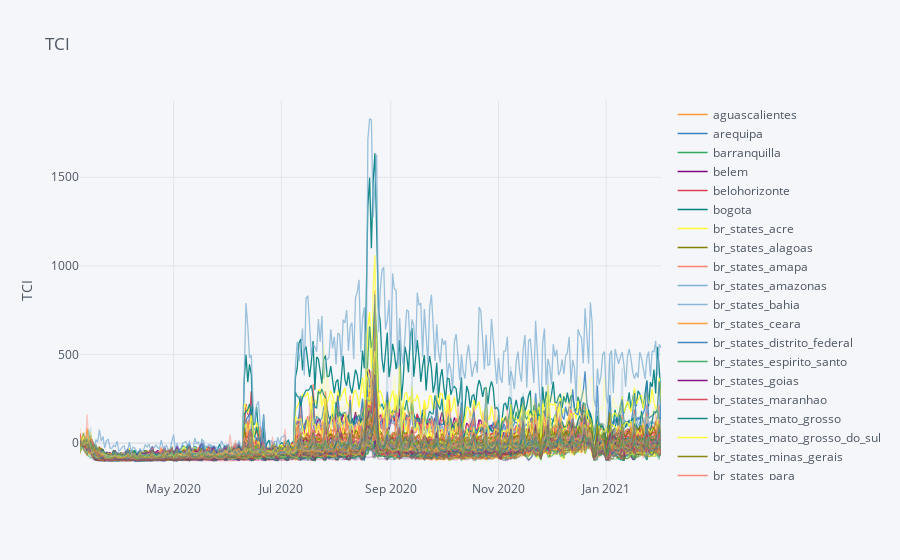

The code cell stored with this chart in its notebook:
### Code cell
df_ft = filter(tab,
               _.country_name==region_par, #_.region_slug=='aguascalientes'
              )
a = df_ft[['date', 'tci', 'region_slug']]
a.pivot(index='date', columns='region_slug', values='tci').iplot(
    #theme='custom',
    yTitle='TCI',
    title='TCI',
    #asImage=True
)

### Figure 1 — Plotly figure (JSON) as saved in the notebook; plotly's stock layout.template omitted (floating-point values rounded to 4 significant figures; data arrays with more than 128 entries replaced by an {"elided": "..."} marker saying what was removed)
{"data": [{"line": {"color": "rgba(255, 153, 51, 1.0)", "dash": "solid", "shape": "linear", "width": 1.3}, "mode": "lines", "name": "aguascalientes", "text": "", "type": "scatter", "x": {"elided": "330 str values"}, "y": {"elided": "330 float values"}}, {"line": {"color": "rgba(55, 128, 191, 1.0)", "dash": "solid", "shape": "linear", "width": 1.3}, "mode": "lines", "name": "arequipa", "text": "", "type": "scatter", "x": {"elided": "330 str values"}, "y": {"elided": "330 float values"}}, {"line": {"color": "rgba(50, 171, 96, 1.0)", "dash": "solid", "shape": "linear", "width": 1.3}, "mode": "lines", "name": "barranquilla", "text": "", "type": "scatter", "x": {"elided": "330 str values"}, "y": {"elided": "330 float values"}}, {"line": {"color": "rgba(128, 0, 128, 1.0)", "dash": "solid", "shape": "linear", "width": 1.3}, "mode": "lines", "name": "belem", "text": "", "type": "scatter", "x": {"elided": "330 str values"}, "y": {"elided": "330 float values"}}, {"line": {"color": "rgba(219, 64, 82, 1.0)", "dash": "solid", "shape": "linear", "width": 1.3}, "mode": "lines", "name": "belohorizonte", "text": "", "type": "scatter", "x": {"elided": "330 str values"}, "y": {"elided": "330 float values"}}, {"line": {"color": "rgba(0, 128, 128, 1.0)", "dash": "solid", "shape": "linear", "width": 1.3}, "mode": "lines", "name": "bogota", "text": "", "type": "scatter", "x": {"elided": "330 str values"}, "y": {"elided": "330 float values"}}, {"line": {"color": "rgba(255, 255, 51, 1.0)", "dash": "solid", "shape": "linear", "width": 1.3}, "mode": "lines", "name": "br_states_acre", "text": "", "type": "scatter", "x": {"elided": "330 str values"}, "y": {"elided": "330 float values"}}, {"line": {"color": "rgba(128, 128, 0, 1.0)", "dash": "solid", "shape": "linear", "width": 1.3}, "mode": "lines", "name": "br_states_alagoas", "text": "", "type": "scatter", "x": {"elided": "330 str values"}, "y": {"elided": "330 float values"}}, {"line": {"color": "rgba(251, 128, 114, 1.0)", "dash": "solid", "shape": "linear", "width": 1.3}, "mode": "lines", "name": "br_states_amapa", "text": "", "type": "scatter", "x": {"elided": "330 str values"}, "y": {"elided": "330 float values"}}, {"line": {"color": "rgba(128, 177, 211, 1.0)", "dash": "solid", "shape": "linear", "width": 1.3}, "mode": "lines", "name": "br_states_amazonas", "text": "", "type": "scatter", "x": {"elided": "330 str values"}, "y": {"elided": "330 float values"}}, {"line": {"color": "rgba(128, 177, 211, 0.9259259259259258)", "dash": "solid", "shape": "linear", "width": 1.3}, "mode": "lines", "name": "br_states_bahia", "text": "", "type": "scatter", "x": {"elided": "330 str values"}, "y": {"elided": "330 float values"}}, {"line": {"color": "rgba(255, 153, 51, 0.9259259259259258)", "dash": "solid", "shape": "linear", "width": 1.3}, "mode": "lines", "name": "br_states_ceara", "text": "", "type": "scatter", "x": {"elided": "330 str values"}, "y": {"elided": "330 float values"}}, {"line": {"color": "rgba(55, 128, 191, 0.9259259259259258)", "dash": "solid", "shape": "linear", "width": 1.3}, "mode": "lines", "name": "br_states_distrito_federal", "text": "", "type": "scatter", "x": {"elided": "330 str values"}, "y": {"elided": "330 float values"}}, {"line": {"color": "rgba(50, 171, 96, 0.9259259259259258)", "dash": "solid", "shape": "linear", "width": 1.3}, "mode": "lines", "name": "br_states_espirito_santo", "text": "", "type": "scatter", "x": {"elided": "330 str values"}, "y": {"elided": "330 float values"}}, {"line": {"color": "rgba(128, 0, 128, 0.9259259259259258)", "dash": "solid", "shape": "linear", "width": 1.3}, "mode": "lines", "name": "br_states_goias", "text": "", "type": "scatter", "x": {"elided": "330 str values"}, "y": {"elided": "330 float values"}}, {"line": {"color": "rgba(219, 64, 82, 0.9259259259259258)", "dash": "solid", "shape": "linear", "width": 1.3}, "mode": "lines", "name": "br_states_maranhao", "text": "", "type": "scatter", "x": {"elided": "330 str values"}, "y": {"elided": "330 float values"}}, {"line": {"color": "rgba(0, 128, 128, 0.9259259259259258)", "dash": "solid", "shape": "linear", "width": 1.3}, "mode": "lines", "name": "br_states_mato_grosso", "text": "", "type": "scatter", "x": {"elided": "330 str values"}, "y": {"elided": "330 float values"}}, {"line": {"color": "rgba(255, 255, 51, 0.9259259259259258)", "dash": "solid", "shape": "linear", "width": 1.3}, "mode": "lines", "name": "br_states_mato_grosso_do_sul", "text": "", "type": "scatter", "x": {"elided": "330 str values"}, "y": {"elided": "330 float values"}}, {"line": {"color": "rgba(128, 128, 0, 0.9259259259259258)", "dash": "solid", "shape": "linear", "width": 1.3}, "mode": "lines", "name": "br_states_minas_gerais", "text": "", "type": "scatter", "x": {"elided": "330 str values"}, "y": {"elided": "330 float values"}}, {"line": {"color": "rgba(251, 128, 114, 0.9259259259259258)", "dash": "solid", "shape": "linear", "width": 1.3}, "mode": "lines", "name": "br_states_para", "text": "", "type": "scatter", "x": {"elided": "330 str values"}, "y": {"elided": "330 float values"}}, {"line": {"color": "rgba(251, 128, 114, 0.8518518518518519)", "dash": "solid", "shape": "linear", "width": 1.3}, "mode": "lines", "name": "br_states_paraiba", "text": "", "type": "scatter", "x": {"elided": "330 str values"}, "y": {"elided": "330 float values"}}, {"line": {"color": "rgba(128, 177, 211, 0.8518518518518519)", "dash": "solid", "shape": "linear", "width": 1.3}, "mode": "lines", "name": "br_states_parana", "text": "", "type": "scatter", "x": {"elided": "330 str values"}, "y": {"elided": "330 float values"}}, {"line": {"color": "rgba(255, 153, 51, 0.8518518518518519)", "dash": "solid", "shape": "linear", "width": 1.3}, "mode": "lines", "name": "br_states_pernambuco", "text": "", "type": "scatter", "x": {"elided": "330 str values"}, "y": {"elided": "330 float values"}}, {"line": {"color": "rgba(55, 128, 191, 0.8518518518518519)", "dash": "solid", "shape": "linear", "width": 1.3}, "mode": "lines", "name": "br_states_piaui", "text": "", "type": "scatter", "x": {"elided": "330 str values"}, "y": {"elided": "330 float values"}}, {"line": {"color": "rgba(50, 171, 96, 0.8518518518518519)", "dash": "solid", "shape": "linear", "width": 1.3}, "mode": "lines", "name": "br_states_rio_de_janeiro", "text": "", "type": "scatter", "x": {"elided": "330 str values"}, "y": {"elided": "330 float values"}}, {"line": {"color": "rgba(128, 0, 128, 0.8518518518518519)", "dash": "solid", "shape": "linear", "width": 1.3}, "mode": "lines", "name": "br_states_rio_grande_do_norte", "text": "", "type": "scatter", "x": {"elided": "330 str values"}, "y": {"elided": "330 float values"}}, {"line": {"color": "rgba(219, 64, 82, 0.8518518518518519)", "dash": "solid", "shape": "linear", "width": 1.3}, "mode": "lines", "name": "br_states_rio_grande_do_sul", "text": "", "type": "scatter", "x": {"elided": "330 str values"}, "y": {"elided": "330 float values"}}, {"line": {"color": "rgba(0, 128, 128, 0.8518518518518519)", "dash": "solid", "shape": "linear", "width": 1.3}, "mode": "lines", "name": "br_states_rondonia", "text": "", "type": "scatter", "x": {"elided": "330 str values"}, "y": {"elided": "330 float values"}}, {"line": {"color": "rgba(255, 255, 51, 0.8518518518518519)", "dash": "solid", "shape": "linear", "width": 1.3}, "mode": "lines", "name": "br_states_roraima", "text": "", "type": "scatter", "x": {"elided": "330 str values"}, "y": {"elided": "330 float values"}}, {"line": {"color": "rgba(128, 128, 0, 0.8518518518518519)", "dash": "solid", "shape": "linear", "width": 1.3}, "mode": "lines", "name": "br_states_santa_catarina", "text": "", "type": "scatter", "x": {"elided": "330 str values"}, "y": {"elided": "330 float values"}}, {"line": {"color": "rgba(128, 128, 0, 0.7777777777777777)", "dash": "solid", "shape": "linear", "width": 1.3}, "mode": "lines", "name": "br_states_sao_paulo", "text": "", "type": "scatter", "x": {"elided": "330 str values"}, "y": {"elided": "330 float values"}}, {"line": {"color": "rgba(251, 128, 114, 0.7777777777777777)", "dash": "solid", "shape": "linear", "width": 1.3}, "mode": "lines", "name": "br_states_sergipe", "text": "", "type": "scatter", "x": {"elided": "330 str values"}, "y": {"elided": "330 float values"}}, {"line": {"color": "rgba(128, 177, 211, 0.7777777777777777)", "dash": "solid", "shape": "linear", "width": 1.3}, "mode": "lines", "name": "br_states_tocantins", "text": "", "type": "scatter", "x": {"elided": "330 str values"}, "y": {"elided": "330 float values"}}, {"line": {"color": "rgba(255, 153, 51, 0.7777777777777777)", "dash": "solid", "shape": "linear", "width": 1.3}, "mode": "lines", "name": "brasilia", "text": "", "type": "scatter", "x": {"elided": "330 str values"}, "y": {"elided": "330 float values"}}, {"line": {"color": "rgba(55, 128, 191, 0.7777777777777777)", "dash": "solid", "shape": "linear", "width": 1.3}, "mode": "lines", "name": "bucaramanga", "text": "", "type": "scatter", "x": {"elided": "330 str values"}, "y": {"elided": "330 float values"}}, {"line": {"color": "rgba(50, 171, 96, 0.7777777777777777)", "dash": "solid", "shape": "linear", "width": 1.3}, "mode": "lines", "name": "buenosaires", "text": "", "type": "scatter", "x": {"elided": "330 str values"}, "y": {"elided": "330 float values"}}, {"line": {"color": "rgba(128, 0, 128, 0.7777777777777777)", "dash": "solid", "shape": "linear", "width": 1.3}, "mode": "lines", "name": "cali", "text": "", "type": "scatter", "x": {"elided": "330 str values"}, "y": {"elided": "330 float values"}}, {"line": {"color": "rgba(219, 64, 82, 0.7777777777777777)", "dash": "solid", "shape": "linear", "width": 1.3}, "mode": "lines", "name": "campinas", "text": "", "type": "scatter", "x": {"elided": "330 str values"}, "y": {"elided": "330 float values"}}, {"line": {"color": "rgba(0, 128, 128, 0.7777777777777777)", "dash": "solid", "shape": "linear", "width": 1.3}, "mode": "lines", "name": "cartagena", "text": "", "type": "scatter", "x": {"elided": "330 str values"}, "y": {"elided": "330 float values"}}, {"line": {"color": "rgba(255, 255, 51, 0.7777777777777777)", "dash": "solid", "shape": "linear", "width": 1.3}, "mode": "lines", "name": "cordoba", "text": "", "type": "scatter", "x": {"elided": "330 str values"}, "y": {"elided": "330 float values"}}, {"line": {"color": "rgba(255, 255, 51, 0.7037037037037037)", "dash": "solid", "shape": "linear", "width": 1.3}, "mode": "lines", "name": "country_argentina", "text": "", "type": "scatter", "x": {"elided": "330 str values"}, "y": {"elided": "330 float values"}}, {"line": {"color": "rgba(128, 128, 0, 0.7037037037037037)", "dash": "solid", "shape": "linear", "width": 1.3}, "mode": "lines", "name": "country_barbados", "text": "", "type": "scatter", "x": {"elided": "330 str values"}, "y": {"elided": "330 float values"}}, {"line": {"color": "rgba(251, 128, 114, 0.7037037037037037)", "dash": "solid", "shape": "linear", "width": 1.3}, "mode": "lines", "name": "country_brazil", "text": "", "type": "scatter", "x": {"elided": "330 str values"}, "y": {"elided": "330 float values"}}, {"line": {"color": "rgba(128, 177, 211, 0.7037037037037037)", "dash": "solid", "shape": "linear", "width": 1.3}, "mode": "lines", "name": "country_chile", "text": "", "type": "scatter", "x": {"elided": "330 str values"}, "y": {"elided": "330 float values"}}, {"line": {"color": "rgba(255, 153, 51, 0.7037037037037037)", "dash": "solid", "shape": "linear", "width": 1.3}, "mode": "lines", "name": "country_colombia", "text": "", "type": "scatter", "x": {"elided": "330 str values"}, "y": {"elided": "330 float values"}}, {"line": {"color": "rgba(55, 128, 191, 0.7037037037037037)", "dash": "solid", "shape": "linear", "width": 1.3}, "mode": "lines", "name": "country_costa_rica", "text": "", "type": "scatter", "x": {"elided": "330 str values"}, "y": {"elided": "330 float values"}}, {"line": {"color": "rgba(50, 171, 96, 0.7037037037037037)", "dash": "solid", "shape": "linear", "width": 1.3}, "mode": "lines", "name": "country_dominican_republic", "text": "", "type": "scatter", "x": {"elided": "330 str values"}, "y": {"elided": "330 float values"}}, {"line": {"color": "rgba(128, 0, 128, 0.7037037037037037)", "dash": "solid", "shape": "linear", "width": 1.3}, "mode": "lines", "name": "country_ecuador", "text": "", "type": "scatter", "x": {"elided": "330 str values"}, "y": {"elided": "330 float values"}}, {"line": {"color": "rgba(219, 64, 82, 0.7037037037037037)", "dash": "solid", "shape": "linear", "width": 1.3}, "mode": "lines", "name": "country_el_salvador", "text": "", "type": "scatter", "x": {"elided": "330 str values"}, "y": {"elided": "330 float values"}}, {"line": {"color": "rgba(0, 128, 128, 0.7037037037037037)", "dash": "solid", "shape": "linear", "width": 1.3}, "mode": "lines", "name": "country_guatemala", "text": "", "type": "scatter", "x": {"elided": "330 str values"}, "y": {"elided": "330 float values"}}, {"line": {"color": "rgba(0, 128, 128, 0.6296296296296295)", "dash": "solid", "shape": "linear", "width": 1.3}, "mode": "lines", "name": "country_honduras", "text": "", "type": "scatter", "x": {"elided": "330 str values"}, "y": {"elided": "330 float values"}}, {"line": {"color": "rgba(255, 255, 51, 0.6296296296296295)", "dash": "solid", "shape": "linear", "width": 1.3}, "mode": "lines", "name": "country_jamaica", "text": "", "type": "scatter", "x": {"elided": "330 str values"}, "y": {"elided": "330 float values"}}, {"line": {"color": "rgba(128, 128, 0, 0.6296296296296295)", "dash": "solid", "shape": "linear", "width": 1.3}, "mode": "lines", "name": "country_mexico", "text": "", "type": "scatter", "x": {"elided": "330 str values"}, "y": {"elided": "330 float values"}}, {"line": {"color": "rgba(251, 128, 114, 0.6296296296296295)", "dash": "solid", "shape": "linear", "width": 1.3}, "mode": "lines", "name": "country_nicaragua", "text": "", "type": "scatter", "x": {"elided": "330 str values"}, "y": {"elided": "330 float values"}}, {"line": {"color": "rgba(128, 177, 211, 0.6296296296296295)", "dash": "solid", "shape": "linear", "width": 1.3}, "mode": "lines", "name": "country_panama", "text": "", "type": "scatter", "x": {"elided": "330 str values"}, "y": {"elided": "330 float values"}}, {"line": {"color": "rgba(255, 153, 51, 0.6296296296296295)", "dash": "solid", "shape": "linear", "width": 1.3}, "mode": "lines", "name": "country_paraguay", "text": "", "type": "scatter", "x": {"elided": "330 str values"}, "y": {"elided": "330 float values"}}, {"line": {"color": "rgba(55, 128, 191, 0.6296296296296295)", "dash": "solid", "shape": "linear", "width": 1.3}, "mode": "lines", "name": "country_peru", "text": "", "type": "scatter", "x": {"elided": "330 str values"}, "y": {"elided": "330 float values"}}, {"line": {"color": "rgba(50, 171, 96, 0.6296296296296295)", "dash": "solid", "shape": "linear", "width": 1.3}, "mode": "lines", "name": "country_trinidad_and_tobago", "text": "", "type": "scatter", "x": {"elided": "330 str values"}, "y": {"elided": "330 float values"}}, {"line": {"color": "rgba(128, 0, 128, 0.6296296296296295)", "dash": "solid", "shape": "linear", "width": 1.3}, "mode": "lines", "name": "country_uruguay", "text": "", "type": "scatter", "x": {"elided": "330 str values"}, "y": {"elided": "330 float values"}}, {"line": {"color": "rgba(219, 64, 82, 0.6296296296296295)", "dash": "solid", "shape": "linear", "width": 1.3}, "mode": "lines", "name": "cucuta", "text": "", "type": "scatter", "x": {"elided": "330 str values"}, "y": {"elided": "330 float values"}}, {"line": {"color": "rgba(219, 64, 82, 0.5555555555555556)", "dash": "solid", "shape": "linear", "width": 1.3}, "mode": "lines", "name": "cuenca", "text": "", "type": "scatter", "x": {"elided": "330 str values"}, "y": {"elided": "330 float values"}}, {"line": {"color": "rgba(0, 128, 128, 0.5555555555555556)", "dash": "solid", "shape": "linear", "width": 1.3}, "mode": "lines", "name": "curitiba", "text": "", "type": "scatter", "x": {"elided": "330 str values"}, "y": {"elided": "330 float values"}}, {"line": {"color": "rgba(255, 255, 51, 0.5555555555555556)", "dash": "solid", "shape": "linear", "width": 1.3}, "mode": "lines", "name": "fortaleza", "text": "", "type": "scatter", "x": {"elided": "330 str values"}, "y": {"elided": "330 float values"}}, {"line": {"color": "rgba(128, 128, 0, 0.5555555555555556)", "dash": "solid", "shape": "linear", "width": 1.3}, "mode": "lines", "name": "goiania", "text": "", "type": "scatter", "x": {"elided": "330 str values"}, "y": {"elided": "330 float values"}}, {"line": {"color": "rgba(251, 128, 114, 0.5555555555555556)", "dash": "solid", "shape": "linear", "width": 1.3}, "mode": "lines", "name": "guadalajara", "text": "", "type": "scatter", "x": {"elided": "330 str values"}, "y": {"elided": "330 float values"}}, {"line": {"color": "rgba(128, 177, 211, 0.5555555555555556)", "dash": "solid", "shape": "linear", "width": 1.3}, "mode": "lines", "name": "guatemala", "text": "", "type": "scatter", "x": {"elided": "330 str values"}, "y": {"elided": "330 float values"}}, {"line": {"color": "rgba(255, 153, 51, 0.5555555555555556)", "dash": "solid", "shape": "linear", "width": 1.3}, "mode": "lines", "name": "guayaquil", "text": "", "type": "scatter", "x": {"elided": "330 str values"}, "y": {"elided": "330 float values"}}, {"line": {"color": "rgba(55, 128, 191, 0.5555555555555556)", "dash": "solid", "shape": "linear", "width": 1.3}, "mode": "lines", "name": "joaopessoa", "text": "", "type": "scatter", "x": {"elided": "330 str values"}, "y": {"elided": "330 float values"}}, {"line": {"color": "rgba(50, 171, 96, 0.5555555555555556)", "dash": "solid", "shape": "linear", "width": 1.3}, "mode": "lines", "name": "kingston", "text": "", "type": "scatter", "x": {"elided": "330 str values"}, "y": {"elided": "330 float values"}}, {"line": {"color": "rgba(128, 0, 128, 0.5555555555555556)", "dash": "solid", "shape": "linear", "width": 1.3}, "mode": "lines", "name": "leon", "text": "", "type": "scatter", "x": {"elided": "330 str values"}, "y": {"elided": "330 float values"}}, {"line": {"color": "rgba(128, 0, 128, 0.48148148148148145)", "dash": "solid", "shape": "linear", "width": 1.3}, "mode": "lines", "name": "lima", "text": "", "type": "scatter", "x": {"elided": "330 str values"}, "y": {"elided": "330 float values"}}, {"line": {"color": "rgba(219, 64, 82, 0.48148148148148145)", "dash": "solid", "shape": "linear", "width": 1.3}, "mode": "lines", "name": "maceio", "text": "", "type": "scatter", "x": {"elided": "330 str values"}, "y": {"elided": "330 float values"}}, {"line": {"color": "rgba(0, 128, 128, 0.48148148148148145)", "dash": "solid", "shape": "linear", "width": 1.3}, "mode": "lines", "name": "managua", "text": "", "type": "scatter", "x": {"elided": "330 str values"}, "y": {"elided": "330 float values"}}, {"line": {"color": "rgba(255, 255, 51, 0.48148148148148145)", "dash": "solid", "shape": "linear", "width": 1.3}, "mode": "lines", "name": "manaus", "text": "", "type": "scatter", "x": {"elided": "330 str values"}, "y": {"elided": "330 float values"}}, {"line": {"color": "rgba(128, 128, 0, 0.48148148148148145)", "dash": "solid", "shape": "linear", "width": 1.3}, "mode": "lines", "name": "medellin", "text": "", "type": "scatter", "x": {"elided": "330 str values"}, "y": {"elided": "330 float values"}}, {"line": {"color": "rgba(251, 128, 114, 0.48148148148148145)", "dash": "solid", "shape": "linear", "width": 1.3}, "mode": "lines", "name": "merida", "text": "", "type": "scatter", "x": {"elided": "330 str values"}, "y": {"elided": "330 float values"}}, {"line": {"color": "rgba(128, 177, 211, 0.48148148148148145)", "dash": "solid", "shape": "linear", "width": 1.3}, "mode": "lines", "name": "mexicocity", "text": "", "type": "scatter", "x": {"elided": "330 str values"}, "y": {"elided": "330 float values"}}, {"line": {"color": "rgba(255, 153, 51, 0.48148148148148145)", "dash": "solid", "shape": "linear", "width": 1.3}, "mode": "lines", "name": "monterrey", "text": "", "type": "scatter", "x": {"elided": "330 str values"}, "y": {"elided": "330 float values"}}, {"line": {"color": "rgba(55, 128, 191, 0.48148148148148145)", "dash": "solid", "shape": "linear", "width": 1.3}, "mode": "lines", "name": "montevideo", "text": "", "type": "scatter", "x": {"elided": "330 str values"}, "y": {"elided": "330 float values"}}, {"line": {"color": "rgba(50, 171, 96, 0.48148148148148145)", "dash": "solid", "shape": "linear", "width": 1.3}, "mode": "lines", "name": "natal", "text": "", "type": "scatter", "x": {"elided": "330 str values"}, "y": {"elided": "330 float values"}}, {"line": {"color": "rgba(50, 171, 96, 0.4074074074074075)", "dash": "solid", "shape": "linear", "width": 1.3}, "mode": "lines", "name": "panamacity", "text": "", "type": "scatter", "x": {"elided": "330 str values"}, "y": {"elided": "330 float values"}}, {"line": {"color": "rgba(128, 0, 128, 0.4074074074074075)", "dash": "solid", "shape": "linear", "width": 1.3}, "mode": "lines", "name": "pereira", "text": "", "type": "scatter", "x": {"elided": "330 str values"}, "y": {"elided": "330 float values"}}, {"line": {"color": "rgba(219, 64, 82, 0.4074074074074075)", "dash": "solid", "shape": "linear", "width": 1.3}, "mode": "lines", "name": "porto_alergre", "text": "", "type": "scatter", "x": {"elided": "330 str values"}, "y": {"elided": "330 float values"}}, {"line": {"color": "rgba(0, 128, 128, 0.4074074074074075)", "dash": "solid", "shape": "linear", "width": 1.3}, "mode": "lines", "name": "pueble", "text": "", "type": "scatter", "x": {"elided": "330 str values"}, "y": {"elided": "330 float values"}}, {"line": {"color": "rgba(255, 255, 51, 0.4074074074074075)", "dash": "solid", "shape": "linear", "width": 1.3}, "mode": "lines", "name": "queretaro", "text": "", "type": "scatter", "x": {"elided": "330 str values"}, "y": {"elided": "330 float values"}}, {"line": {"color": "rgba(128, 128, 0, 0.4074074074074075)", "dash": "solid", "shape": "linear", "width": 1.3}, "mode": "lines", "name": "quito", "text": "", "type": "scatter", "x": {"elided": "330 str values"}, "y": {"elided": "330 float values"}}, {"line": {"color": "rgba(251, 128, 114, 0.4074074074074075)", "dash": "solid", "shape": "linear", "width": 1.3}, "mode": "lines", "name": "recife", "text": "", "type": "scatter", "x": {"elided": "330 str values"}, "y": {"elided": "330 float values"}}, {"line": {"color": "rgba(128, 177, 211, 0.4074074074074075)", "dash": "solid", "shape": "linear", "width": 1.3}, "mode": "lines", "name": "riodejaneiro", "text": "", "type": "scatter", "x": {"elided": "330 str values"}, "y": {"elided": "330 float values"}}, {"line": {"color": "rgba(255, 153, 51, 0.4074074074074075)", "dash": "solid", "shape": "linear", "width": 1.3}, "mode": "lines", "name": "rosario", "text": "", "type": "scatter", "x": {"elided": "330 str values"}, "y": {"elided": "330 float values"}}, {"line": {"color": "rgba(55, 128, 191, 0.4074074074074075)", "dash": "solid", "shape": "linear", "width": 1.3}, "mode": "lines", "name": "salvador", "text": "", "type": "scatter", "x": {"elided": "330 str values"}, "y": {"elided": "330 float values"}}, {"line": {"color": "rgba(55, 128, 191, 0.3333333333333333)", "dash": "solid", "shape": "linear", "width": 1.3}, "mode": "lines", "name": "sanjose", "text": "", "type": "scatter", "x": {"elided": "330 str values"}, "y": {"elided": "330 float values"}}, {"line": {"color": "rgba(50, 171, 96, 0.3333333333333333)", "dash": "solid", "shape": "linear", "width": 1.3}, "mode": "lines", "name": "sanluispotosi", "text": "", "type": "scatter", "x": {"elided": "330 str values"}, "y": {"elided": "330 float values"}}, {"line": {"color": "rgba(128, 0, 128, 0.3333333333333333)", "dash": "solid", "shape": "linear", "width": 1.3}, "mode": "lines", "name": "sansalvador", "text": "", "type": "scatter", "x": {"elided": "330 str values"}, "y": {"elided": "330 float values"}}, {"line": {"color": "rgba(219, 64, 82, 0.3333333333333333)", "dash": "solid", "shape": "linear", "width": 1.3}, "mode": "lines", "name": "santacruzdelasierra", "text": "", "type": "scatter", "x": {"elided": "330 str values"}, "y": {"elided": "330 float values"}}, {"line": {"color": "rgba(0, 128, 128, 0.3333333333333333)", "dash": "solid", "shape": "linear", "width": 1.3}, "mode": "lines", "name": "santamarta", "text": "", "type": "scatter", "x": {"elided": "330 str values"}, "y": {"elided": "330 float values"}}, {"line": {"color": "rgba(255, 255, 51, 0.3333333333333333)", "dash": "solid", "shape": "linear", "width": 1.3}, "mode": "lines", "name": "santiago", "text": "", "type": "scatter", "x": {"elided": "330 str values"}, "y": {"elided": "330 float values"}}, {"line": {"color": "rgba(128, 128, 0, 0.3333333333333333)", "dash": "solid", "shape": "linear", "width": 1.3}, "mode": "lines", "name": "santiagocaballeros", "text": "", "type": "scatter", "x": {"elided": "330 str values"}, "y": {"elided": "330 float values"}}, {"line": {"color": "rgba(251, 128, 114, 0.3333333333333333)", "dash": "solid", "shape": "linear", "width": 1.3}, "mode": "lines", "name": "santodomingo", "text": "", "type": "scatter", "x": {"elided": "330 str values"}, "y": {"elided": "330 float values"}}, {"line": {"color": "rgba(128, 177, 211, 0.3333333333333333)", "dash": "solid", "shape": "linear", "width": 1.3}, "mode": "lines", "name": "santos", "text": "", "type": "scatter", "x": {"elided": "330 str values"}, "y": {"elided": "330 float values"}}, {"line": {"color": "rgba(255, 153, 51, 0.3333333333333333)", "dash": "solid", "shape": "linear", "width": 1.3}, "mode": "lines", "name": "saojosedoscampos", "text": "", "type": "scatter", "x": {"elided": "330 str values"}, "y": {"elided": "330 float values"}}, {"line": {"color": "rgba(255, 153, 51, 0.25925925925925936)", "dash": "solid", "shape": "linear", "width": 1.3}, "mode": "lines", "name": "saoluis", "text": "", "type": "scatter", "x": {"elided": "330 str values"}, "y": {"elided": "330 float values"}}, {"line": {"color": "rgba(55, 128, 191, 0.25925925925925936)", "dash": "solid", "shape": "linear", "width": 1.3}, "mode": "lines", "name": "saopaulo", "text": "", "type": "scatter", "x": {"elided": "330 str values"}, "y": {"elided": "330 float values"}}, {"line": {"color": "rgba(50, 171, 96, 0.25925925925925936)", "dash": "solid", "shape": "linear", "width": 1.3}, "mode": "lines", "name": "sorocaba", "text": "", "type": "scatter", "x": {"elided": "330 str values"}, "y": {"elided": "330 float values"}}, {"line": {"color": "rgba(128, 0, 128, 0.25925925925925936)", "dash": "solid", "shape": "linear", "width": 1.3}, "mode": "lines", "name": "tegucigalpa", "text": "", "type": "scatter", "x": {"elided": "330 str values"}, "y": {"elided": "330 float values"}}, {"line": {"color": "rgba(219, 64, 82, 0.25925925925925936)", "dash": "solid", "shape": "linear", "width": 1.3}, "mode": "lines", "name": "teresina", "text": "", "type": "scatter", "x": {"elided": "330 str values"}, "y": {"elided": "330 float values"}}, {"line": {"color": "rgba(0, 128, 128, 0.25925925925925936)", "dash": "solid", "shape": "linear", "width": 1.3}, "mode": "lines", "name": "toluca", "text": "", "type": "scatter", "x": {"elided": "330 str values"}, "y": {"elided": "330 float values"}}, {"line": {"color": "rgba(255, 255, 51, 0.25925925925925936)", "dash": "solid", "shape": "linear", "width": 1.3}, "mode": "lines", "name": "torreon", "text": "", "type": "scatter", "x": {"elided": "330 str values"}, "y": {"elided": "330 float values"}}, {"line": {"color": "rgba(128, 128, 0, 0.25925925925925936)", "dash": "solid", "shape": "linear", "width": 1.3}, "mode": "lines", "name": "vitoria", "text": "", "type": "scatter", "x": {"elided": "330 str values"}, "y": {"elided": "330 float values"}}], "layout": {"legend": {"bgcolor": "#F5F6F9", "font": {"color": "#4D5663"}}, "paper_bgcolor": "#F5F6F9", "plot_bgcolor": "#F5F6F9", "title": {"font": {"color": "#4D5663"}, "text": "TCI"}, "xaxis": {"gridcolor": "#E1E5ED", "showgrid": true, "tickfont": {"color": "#4D5663"}, "title": {"font": {"color": "#4D5663"}, "text": ""}, "zerolinecolor": "#E1E5ED"}, "yaxis": {"gridcolor": "#E1E5ED", "showgrid": true, "tickfont": {"color": "#4D5663"}, "title": {"font": {"color": "#4D5663"}, "text": "TCI"}, "zerolinecolor": "#E1E5ED"}}}
